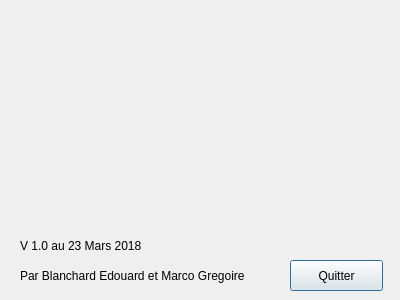
<?xml version="1.0" encoding="UTF-8"?>
<ui version="4.0">
 <class>About</class>
 <widget class="QDialog" name="About">
  <property name="geometry">
   <rect>
    <x>0</x>
    <y>0</y>
    <width>400</width>
    <height>300</height>
   </rect>
  </property>
  <property name="windowTitle">
   <string>Dialog</string>
  </property>
  <widget class="QPushButton" name="pushButton">
   <property name="geometry">
    <rect>
     <x>290</x>
     <y>260</y>
     <width>93</width>
     <height>31</height>
    </rect>
   </property>
   <property name="text">
    <string>Quitter</string>
   </property>
  </widget>
  <widget class="QLabel" name="label_2">
   <property name="geometry">
    <rect>
     <x>20</x>
     <y>230</y>
     <width>161</width>
     <height>31</height>
    </rect>
   </property>
   <property name="text">
    <string>V 1.0 au 23 Mars 2018</string>
   </property>
  </widget>
  <widget class="QLabel" name="label_3">
   <property name="geometry">
    <rect>
     <x>20</x>
     <y>260</y>
     <width>271</width>
     <height>31</height>
    </rect>
   </property>
   <property name="text">
    <string>Par Blanchard Edouard et Marco Gregoire</string>
   </property>
  </widget>
  <widget class="QLabel" name="label">
   <property name="geometry">
    <rect>
     <x>30</x>
     <y>50</y>
     <width>341</width>
     <height>131</height>
    </rect>
   </property>
   <property name="text">
    <string/>
   </property>
   <property name="pixmap">
    <pixmap resource="resources.qrc">:/images/polytech.png</pixmap>
   </property>
   <property name="scaledContents">
    <bool>true</bool>
   </property>
  </widget>
 </widget>
 <resources>
  <include location="resources.qrc"/>
 </resources>
 <connections/>
</ui>
